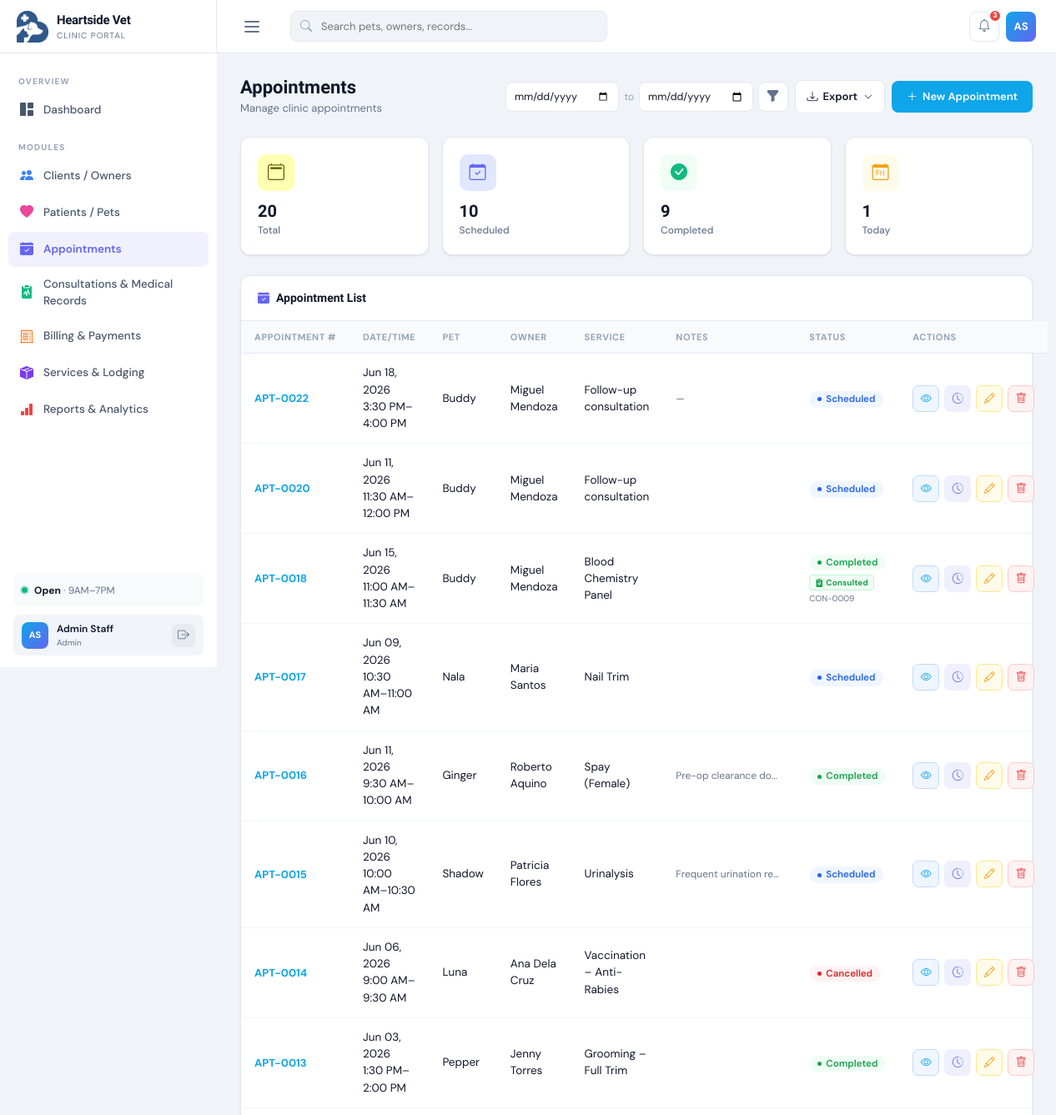
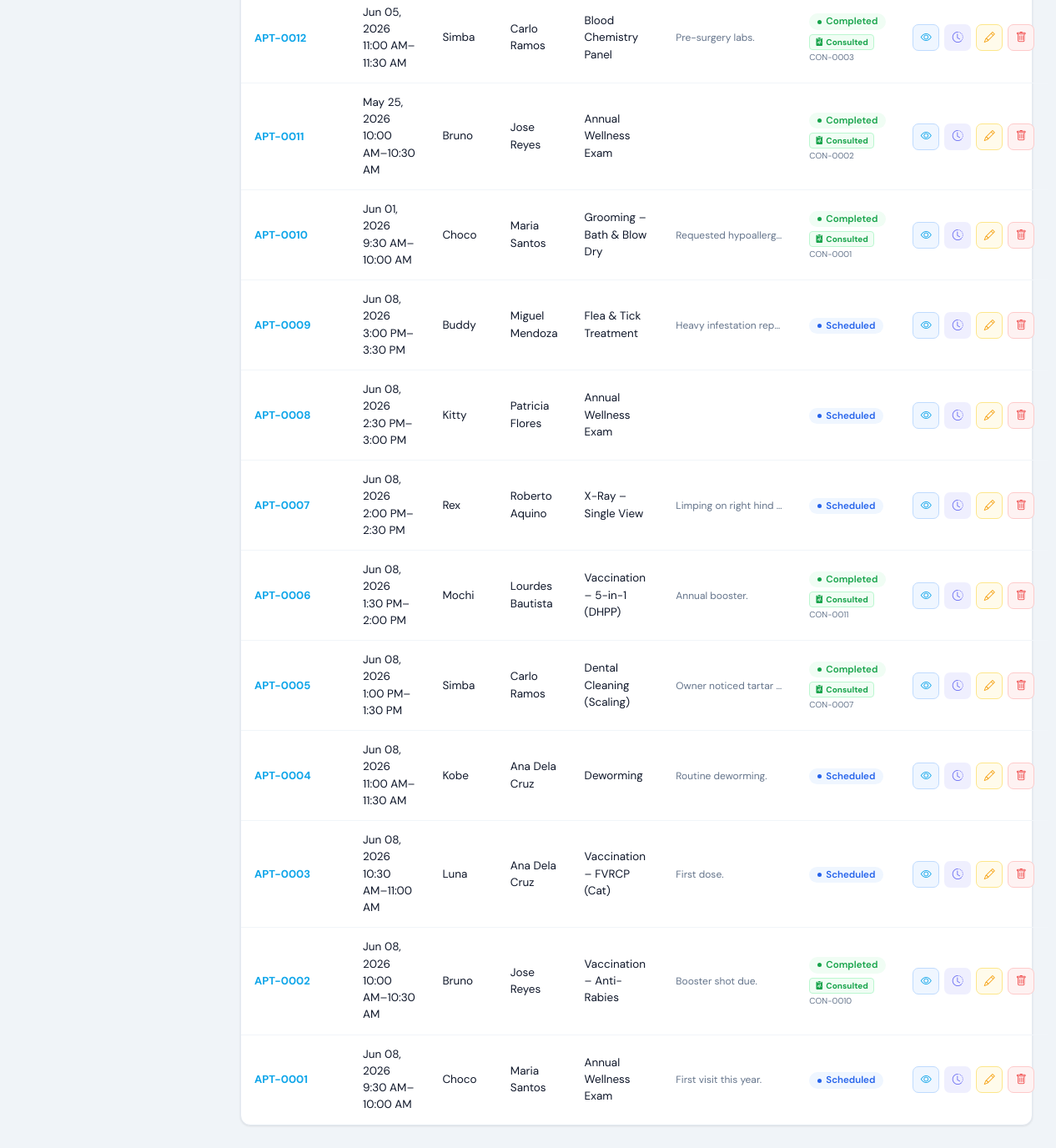
Screenshot of /appointments.php (signed in) with the database file from the repository (2 pictures, top to bottom).
### tables this page shows
CREATE TABLE `appointments` (
  `AppointmentID` int(11) NOT NULL,
  `PetID` int(11) NOT NULL,
  `ClientID` int(11) NOT NULL,
  `ServiceID` int(11) DEFAULT NULL,
  `AppointmentDate` date NOT NULL,
  `AppointmentTime` time NOT NULL,
  `Reason` varchar(255) DEFAULT NULL COMMENT 'Service name snapshot at booking time',
  `Notes` text DEFAULT NULL,
  `Status` enum('Scheduled','Completed','Cancelled','No-Show') NOT NULL DEFAULT 'Scheduled',
  `IsDeleted` tinyint(1) NOT NULL DEFAULT 0,
  `CreatedAt` datetime NOT NULL DEFAULT current_timestamp(),
  `UpdatedAt` datetime NOT NULL DEFAULT current_timestamp() ON UPDATE current_timestamp(),
  `UpdateReason` varchar(100) DEFAULT NULL
);

CREATE TABLE `pets` (
  `PetID` int(11) NOT NULL,
  `ClientID` int(11) NOT NULL,
  `PetName` varchar(100) NOT NULL,
  `Species` varchar(50) NOT NULL,
  `Breed` varchar(100) DEFAULT NULL,
  `Gender` enum('Male','Female','Unknown') NOT NULL DEFAULT 'Unknown',
  `DateOfBirth` date DEFAULT NULL,
  `Color` varchar(80) DEFAULT NULL,
  `Weight` decimal(6,2) DEFAULT NULL COMMENT 'Weight in kg',
  `IsActive` tinyint(1) NOT NULL DEFAULT 1,
  `IsDeleted` tinyint(1) NOT NULL DEFAULT 0,
  `CreatedAt` datetime NOT NULL DEFAULT current_timestamp(),
  `UpdatedAt` datetime NOT NULL DEFAULT current_timestamp() ON UPDATE current_timestamp()
);

CREATE TABLE `consultations` (
  `ConsultationID` int(11) NOT NULL,
  `PetID` int(11) NOT NULL,
  `ClientID` int(11) NOT NULL,
  `AppointmentID` int(11) DEFAULT NULL COMMENT 'Linked appointment (optional)',
  `ConsultationDate` date NOT NULL,
  `VetName` varchar(150) NOT NULL,
  `ChiefComplaint` text DEFAULT NULL,
  `Diagnosis` text DEFAULT NULL,
  `Treatment` text DEFAULT NULL,
  `Prescription` text DEFAULT NULL,
  `Notes` text DEFAULT NULL,
  `UpdateReason` varchar(255) DEFAULT NULL,
  `UpdatedAt` datetime NOT NULL DEFAULT current_timestamp() ON UPDATE current_timestamp(),
  `FollowUpDate` date DEFAULT NULL,
  `FollowUpTime` time DEFAULT NULL,
  `FollowUpServiceID` int(11) DEFAULT NULL,
  `IsDeleted` tinyint(1) NOT NULL DEFAULT 0,
  `CreatedAt` datetime NOT NULL DEFAULT current_timestamp()
);

### appointments.php (the view, shortened to what this page needs)
<?php
include('dbconnect.php');
include('header.php');
?>
<?php
$total     = $conn->query("SELECT COUNT(*) FROM appointments WHERE IsDeleted=0")->fetch_row()[0];
$scheduled = $conn->query("SELECT COUNT(*) FROM appointments WHERE IsDeleted=0 AND Status='Scheduled'")->fetch_row()[0];
$completed = $conn->query("SELECT COUNT(*) FROM appointments WHERE IsDeleted=0 AND Status='Completed'")->fetch_row()[0];
$today     = $conn->query("SELECT COUNT(*) FROM appointments WHERE IsDeleted=0 AND AppointmentDate=CURDATE()")->fetch_row()[0];
$dateFrom = $_GET['date_from'] ?? '';
$dateTo   = $_GET['date_to']   ?? '';
$dateSql  = '';
?>
<div class="page-header">
    <div class="page-header-left">
        <h1>Appointments</h1>
        <p>Manage clinic appointments</p>
    </div>
    <div class="page-header-actions">
        <form method="get" class="date-filter-form">
            <input type="date" name="date_from" value="<?= htmlspecialchars($dateFrom) ?>" class="date-filter-input" title="Appointment date from">
            <span class="date-filter-sep">to</span>
            <input type="date" name="date_to" value="<?= htmlspecialchars($dateTo) ?>" class="date-filter-input" title="Appointment date to">
            <button type="submit" class="btn-date-filter" title="Filter by appointment date"><i class="bi bi-funnel-fill"></i></button>
        </form>
        <div class="export-dropdown-wrap">
            <button class="btn-export" onclick="toggleExportMenu('exportMenuAppts',this)">
                <i class="bi bi-download"></i> Export <i class="bi bi-chevron-down chevron"></i>
            </button>
        </div>
        <button class="btn-main btn-teal" data-bs-toggle="modal" data-bs-target="#apptModal" onclick="openAdd()">
            <i class="bi bi-plus-lg"></i> New Appointment
        </button>
    </div>
</div>
<div class="row g-3 mb-4">
    <?php foreach (
        [
            ['Total',     $total,     'bi-calendar2',       '#ffffb2', '#5d6405'],
            ['Scheduled', $scheduled, 'bi-calendar-check',  '#e0e7ff', '#6366f1'],
            ['Completed', $completed, 'bi-check-circle-fill','#f0fdf4', '#10b981'],
            ['Today',     $today,     'bi-calendar-day',    '#fffbeb', '#f59e0b'],
        ] as [$label, $val, $icon, $bg_color, $color]
    ): ?>
        <div class="col-6 col-md-3">
            <div class="stat-card">
                <div class="stat-icon" style="background: <?= $bg_color ?>; color: <?= $color ?>;">
                    <i class="bi <?= $icon ?>"></i>
                </div>
                <div class="stat-value" style="font-size: 20px;"><?= $val ?></div>
                <div class="stat-label"><?= $label ?></div>
            </div>
        </div>
    <?php endforeach; ?>
</div>
<div class="card">
    <div class="card-header"><span class="card-header-title"><i class="bi bi-calendar-check-fill me-2" style="color:#6366f1;"></i>Appointment List</span></div>
    <div class="card-body p-0">
        <table class="modern-table">
            <thead>
                <tr>
                    <th> Appointment #</th>
                    <th>Date/Time</th>
                    <th>Pet</th>
                    <th>Owner</th>
                    <th>Service</th>
                    <th>Notes</th>
                    <th>Status</th>
                    <th>Actions</th>
                </tr>
            </thead>
            <tbody>
                <?php
                $res = $conn->query("SELECT a.*, p.PetName, CONCAT(c.FirstName,' ',c.LastName) AS Owner, s.ServiceName,
                                            con.ConsultationID AS LinkedConsultID
                                     FROM appointments a
                                     JOIN pets p ON a.PetID=p.PetID
                                     JOIN clients c ON a.ClientID=c.ClientID
                                     LEFT JOIN services s ON a.ServiceID=s.ServiceID
                                     LEFT JOIN consultations con ON con.AppointmentID=a.AppointmentID AND con.IsDeleted=0
                                     WHERE a.IsDeleted=0 $dateSql ORDER BY a.AppointmentID DESC");
                $highlightApptID = isset($_GET['highlight']) ? intval($_GET['highlight']) : 0;
                $badgeMap = ['Scheduled' => 'badge-scheduled', 'Completed' => 'badge-completed', 'Cancelled' => 'badge-cancelled', 'No-Show' => 'badge-noshow'];
                while ($row = $res->fetch_assoc()):
                    $status = $row['Status'] ?: 'Scheduled';
                ?>
                    <tr id="row-appt-<?= $row['AppointmentID'] ?>" class="<?= ($highlightApptID && $highlightApptID == $row['AppointmentID']) ? 'search-highlight-row' : '' ?>">
                        <td>
                            <div style="font-weight:700; font-size:13px; color:var(--teal);">
                                APT-<?= str_pad($row['AppointmentID'], 4, '0', STR_PAD_LEFT) ?>
                            </div>
                        </td>
                        <td><?= date('M d, Y', strtotime($row['AppointmentDate'])) ?><br><?php $tS = strtotime($row['AppointmentTime']); echo date('g:i A', $tS).'–'.date('g:i A', $tS+1800); ?></td>
                        <td><?= htmlspecialchars($row['PetName']) ?></td>
                        <td><?= htmlspecialchars($row['Owner']) ?></td>
                        <td><?= htmlspecialchars($row['Reason'] ?: ($row['ServiceName'] ?: '—')) ?></td>
                        <td style="font-size:12px;color:var(--muted);max-width:160px;overflow:hidden;text-overflow:ellipsis;white-space:nowrap;"><?= htmlspecialchars($row['Notes'] ?? '—') ?></td>
                        <td>
                            <span class="badge-modern <?= $badgeMap[$status] ?? 'badge-scheduled' ?>"><?= $status ?></span>
                            <?php if (!empty($row['LinkedConsultID'])): ?>
                            <div style="margin-top:4px;">
                                <span style="display:inline-flex;align-items:center;gap:3px;font-size:10px;font-weight:700;color:#16a34a;background:#f0fdf4;border:1px solid #bbf7d0;border-radius:4px;padding:1px 6px;">
                                    <i class="bi bi-clipboard2-pulse-fill"></i> Consulted
                                </span>
                                <div style="font-size:10px;color:var(--muted);margin-top:1px;">CON-<?= str_pad($row['LinkedConsultID'], 4, '0', STR_PAD_LEFT) ?></div>
                            </div>
                            <?php endif; ?>
                        </td>
                        <td>
                            <div style="display:flex;gap:6px;">
                                <button class="btn-icon btn-icon-view" data-row="<?= htmlspecialchars(json_encode($row), ENT_QUOTES) ?>" onclick="viewAppt(JSON.parse(this.dataset.row))" title="View Details"><i class="bi bi-eye"></i></button>
                                <button class="btn-icon" style="background:rgba(99,102,241,.1);color:#6366f1;" data-pet-id="<?= $row['PetID'] ?>" data-pet-name="<?= htmlspecialchars($row['PetName'], ENT_QUOTES) ?>" data-owner="<?= htmlspecialchars($row['Owner'], ENT_QUOTES) ?>" onclick="viewPetApptHistory(this.dataset.petId, this.dataset.petName, this.dataset.owner)" title="Pet Appointment History"><i class="bi bi-clock-history"></i></button>
                                <button class="btn-icon btn-icon-edit" data-row="<?= htmlspecialchars(json_encode($row), ENT_QUOTES) ?>" onclick="openEdit(JSON.parse(this.dataset.row))"><i class="bi bi-pencil"></i></button>
                                <a href="appointments.php?delete=<?= $row['AppointmentID'] ?>" class="btn-icon btn-icon-delete" onclick="return confirm('Remove this appointment?')"><i class="bi bi-trash"></i></a>
                            </div>
                        </td>
                    </tr>
                <?php endwhile; ?>
            </tbody>
        </table>
    </div>
</div>
<?php include('footer.php'); ?>

### rows the page displays
appointments: AppointmentID "0022", AppointmentDate "Jun 18, 2026", AppointmentTime "3:30 PM", AppointmentTime "4:00 PM", PetID.PetName "Buddy", Owner "Miguel Mendoza", Reason "Follow-up consultation", Notes "—", Status "Scheduled"
appointments: AppointmentID "0020", AppointmentDate "Jun 11, 2026", AppointmentTime "11:30 AM", AppointmentTime "12:00 PM", PetID.PetName "Buddy", Owner "Miguel Mendoza", Reason "Follow-up consultation", Status "Scheduled"
consultations: AppointmentID.AppointmentID "0018", AppointmentID.AppointmentDate "Jun 15, 2026", AppointmentID.AppointmentTime "11:00 AM", AppointmentID.AppointmentTime "11:30 AM", PetID.PetName "Buddy", Owner "Miguel Mendoza", AppointmentID.Reason "Blood Chemistry Panel", AppointmentID.Status "Completed", ConsultationID "0009"
appointments: AppointmentID "0017", AppointmentDate "Jun 09, 2026", AppointmentTime "10:30 AM", AppointmentTime "11:00 AM", PetID.PetName "Nala", Owner "Maria Santos", Reason "Nail Trim", Status "Scheduled"
appointments: AppointmentID "0016", AppointmentDate "Jun 11, 2026", AppointmentTime "9:30 AM", AppointmentTime "10:00 AM", PetID.PetName "Ginger", Owner "Roberto Aquino", Reason "Spay (Female)", Notes "Pre-op clearance do…", Status "Completed"
appointments: AppointmentID "0015", AppointmentDate "Jun 10, 2026", AppointmentTime "10:00 AM", AppointmentTime "10:30 AM", PetID.PetName "Shadow", Owner "Patricia Flores", Reason "Urinalysis", Notes "Frequent urination re…", Status "Scheduled"
appointments: AppointmentID "0014", AppointmentDate "Jun 06, 2026", AppointmentTime "9:00 AM", AppointmentTime "9:30 AM", PetID.PetName "Luna", Owner "Ana Dela Cruz", Reason "Vaccination – Anti-Rabies", Status "Cancelled"
appointments: AppointmentID "0013", AppointmentDate "Jun 03, 2026", AppointmentTime "1:30 PM", AppointmentTime "2:00 PM", PetID.PetName "Pepper", Owner "Jenny Torres", Reason "Grooming – Full Trim", Status "Completed"
consultations: AppointmentID.AppointmentID "0012", AppointmentID.AppointmentDate "Jun 05, 2026", AppointmentID.AppointmentTime "11:00 AM", AppointmentID.AppointmentTime "11:30 AM", PetID.PetName "Simba", Owner "Carlo Ramos", AppointmentID.Reason "Blood Chemistry Panel", AppointmentID.Notes "Pre-surgery labs.", AppointmentID.Status "Completed", ConsultationID "0003"
consultations: AppointmentID.AppointmentID "0011", AppointmentID.AppointmentDate "May 25, 2026", AppointmentID.AppointmentTime "10:00 AM", AppointmentID.AppointmentTime "10:30 AM", PetID.PetName "Bruno", Owner "Jose Reyes", AppointmentID.Reason "Annual Wellness Exam", AppointmentID.Status "Completed", ConsultationID "0002"
consultations: AppointmentID.AppointmentID "0010", AppointmentID.AppointmentDate "Jun 01, 2026", AppointmentID.AppointmentTime "9:30 AM", AppointmentID.AppointmentTime "10:00 AM", PetID.PetName "Choco", Owner "Maria Santos", AppointmentID.Reason "Grooming – Bath & Blow Dry", AppointmentID.Notes "Requested hypoallerg…", AppointmentID.Status "Completed", ConsultationID "0001"
appointments: AppointmentID "0009", AppointmentDate "Jun 08, 2026", AppointmentTime "3:00 PM", AppointmentTime "3:30 PM", PetID.PetName "Buddy", Owner "Miguel Mendoza", Reason "Flea & Tick Treatment", Notes "Heavy infestation rep…", Status "Scheduled"
appointments: AppointmentID "0008", AppointmentDate "Jun 08, 2026", AppointmentTime "2:30 PM", AppointmentTime "3:00 PM", PetID.PetName "Kitty", Owner "Patricia Flores", Reason "Annual Wellness Exam", Status "Scheduled"
appointments: AppointmentID "0007", AppointmentDate "Jun 08, 2026", AppointmentTime "2:00 PM", AppointmentTime "2:30 PM", PetID.PetName "Rex", Owner "Roberto Aquino", Reason "X-Ray – Single View", Notes "Limping on right hind…", Status "Scheduled"
consultations: AppointmentID.AppointmentID "0006", AppointmentID.AppointmentDate "Jun 08, 2026", AppointmentID.AppointmentTime "1:30 PM", AppointmentID.AppointmentTime "2:00 PM", PetID.PetName "Mochi", Owner "Lourdes Bautista", AppointmentID.Reason "Vaccination – 5-in-1 (DHPP)", AppointmentID.Notes "Annual booster.", AppointmentID.Status "Completed", ConsultationID "0011"
consultations: AppointmentID.AppointmentID "0005", AppointmentID.AppointmentDate "Jun 08, 2026", AppointmentID.AppointmentTime "1:00 PM", AppointmentID.AppointmentTime "1:30 PM", PetID.PetName "Simba", Owner "Carlo Ramos", AppointmentID.Reason "Dental Cleaning (Scaling)", AppointmentID.Notes "Owner noticed tartar…", AppointmentID.Status "Completed", ConsultationID "0007"
appointments: AppointmentID "0004", AppointmentDate "Jun 08, 2026", AppointmentTime "11:00 AM", AppointmentTime "11:30 AM", PetID.PetName "Kobe", Owner "Ana Dela Cruz", Reason "Deworming", Notes "Routine deworming.", Status "Scheduled"
appointments: AppointmentID "0003", AppointmentDate "Jun 08, 2026", AppointmentTime "10:30 AM", AppointmentTime "11:00 AM", PetID.PetName "Luna", Owner "Ana Dela Cruz", Reason "Vaccination – FVRCP (Cat)", Notes "First dose.", Status "Scheduled"
consultations: AppointmentID.AppointmentID "0002", AppointmentID.AppointmentDate "Jun 08, 2026", AppointmentID.AppointmentTime "10:00 AM", AppointmentID.AppointmentTime "10:30 AM", PetID.PetName "Bruno", Owner "Jose Reyes", AppointmentID.Reason "Vaccination – Anti-Rabies", AppointmentID.Notes "Booster shot due.", AppointmentID.Status "Completed", ConsultationID "0010"
appointments: AppointmentID "0001", AppointmentDate "Jun 08, 2026", AppointmentTime "9:30 AM", AppointmentTime "10:00 AM", PetID.PetName "Choco", Owner "Maria Santos", Reason "Annual Wellness Exam", Notes "First visit this year.", Status "Scheduled"

### other values shown
$userInitials "AS"
$userName "Admin Staff"
$userRole "Admin"
$val "20"
$label "Total"
$val "10"
$label "Scheduled"
$val "9"
$label "Completed"
$val "1"
$label "Today"
